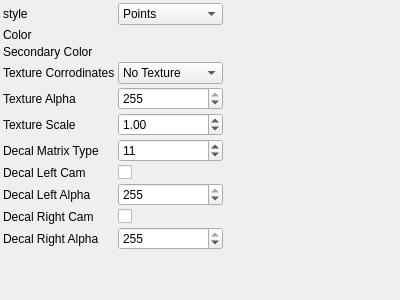
<?xml version="1.0" encoding="UTF-8"?>
<ui version="4.0">
 <class>Draw3dParametersControlWidget</class>
 <widget class="QWidget" name="Draw3dParametersControlWidget">
  <property name="geometry">
   <rect>
    <x>0</x>
    <y>0</y>
    <width>400</width>
    <height>300</height>
   </rect>
  </property>
  <property name="windowTitle">
   <string>Draw3dParameters</string>
  </property>
   <layout class="QGridLayout" name="gridLayout">
    <property name="margin">
     <number>3</number>
    </property>
    <property name="spacing">
     <number>3</number>
    </property>
    <item row="0" column="0">
     <widget class="QLabel" name="label_0">
       <property name="text">
         <string>style</string>
       </property>
     </widget>
    </item>
    <item row="0" column="1">
     <widget class="QComboBox" name="styleComboBox">
       <property name="currentIndex">
         <number>0</number>
       </property>
       <item>
        <property name="text">
         <string>Points</string>
        </property>
       </item>
       <item>
        <property name="text">
         <string>Wireframe</string>
        </property>
       </item>
       <item>
        <property name="text">
         <string>Color</string>
        </property>
       </item>
       <item>
        <property name="text">
         <string>Color 2</string>
        </property>
       </item>
       <item>
        <property name="text">
         <string>Textured</string>
        </property>
       </item>
       <property name="toolTip">
         <string>style</string>
       </property>
     </widget>
    </item>
    <item row="1" column="0">
     <widget class="QLabel" name="label_1">
       <property name="text">
         <string>Color</string>
       </property>
     </widget>
    </item>
    <item row="1" column="1">
     <widget class="RgbColorParametersControlWidget" name="colorControlWidget">
       <property name="toolTip">
         <string>Color</string>
       </property>
     </widget>
    </item>
    <item row="2" column="0">
     <widget class="QLabel" name="label_2">
       <property name="text">
         <string>Secondary Color</string>
       </property>
     </widget>
    </item>
    <item row="2" column="1">
     <widget class="RgbColorParametersControlWidget" name="secondaryColorControlWidget">
       <property name="toolTip">
         <string>Secondary Color</string>
       </property>
     </widget>
    </item>
    <item row="3" column="0">
     <widget class="QLabel" name="label_3">
       <property name="text">
         <string>Texture Corrodinates</string>
       </property>
     </widget>
    </item>
    <item row="3" column="1">
     <widget class="QComboBox" name="textureCorrodinatesComboBox">
       <property name="currentIndex">
         <number>0</number>
       </property>
       <item>
        <property name="text">
         <string>No Texture</string>
        </property>
       </item>
       <item>
        <property name="text">
         <string>Auto Decide</string>
        </property>
       </item>
       <item>
        <property name="text">
         <string>Force Texture</string>
        </property>
       </item>
       <property name="toolTip">
         <string>Texture Corrodinates</string>
       </property>
     </widget>
    </item>
    <item row="4" column="0">
     <widget class="QLabel" name="label_4">
       <property name="text">
         <string>Texture Alpha</string>
       </property>
     </widget>
    </item>
    <item row="4" column="1">
     <widget class="QSpinBox" name="textureAlphaSpinBox">
       <property name="toolTip">
         <string>Texture Alpha</string>
       </property>
       <property name="minimum">
        <number>0</number>
       </property>
       <property name="maximum">
        <number>255</number>
       </property>
       <property name="singleStep">
        <number>1</number>
       </property>
       <property name="value">
        <number>255</number>
       </property>
     </widget>
    </item>
    <item row="5" column="0">
     <widget class="QLabel" name="label_5">
       <property name="text">
         <string>Texture Scale</string>
       </property>
     </widget>
    </item>
    <item row="5" column="1">
     <widget class="QDoubleSpinBox" name="textureScaleSpinBox">
       <property name="toolTip">
         <string>Texture Scale</string>
       </property>
       <property name="minimum">
        <double>0</double>
       </property>
       <property name="maximum">
        <double>2000</double>
       </property>
       <property name="singleStep">
        <double>1</double>
       </property>
       <property name="value">
        <double>1</double>
       </property>
     </widget>
    </item>
    <item row="6" column="0">
     <widget class="QLabel" name="label_6">
       <property name="text">
         <string>Decal Matrix Type</string>
       </property>
     </widget>
    </item>
    <item row="6" column="1">
     <widget class="QSpinBox" name="decalMatrixTypeSpinBox">
       <property name="toolTip">
         <string>Decal Matrix Type</string>
       </property>
       <property name="minimum">
        <number>0</number>
       </property>
       <property name="maximum">
        <number>19</number>
       </property>
       <property name="singleStep">
        <number>1</number>
       </property>
       <property name="value">
        <number>11</number>
       </property>
     </widget>
    </item>
    <item row="7" column="0">
     <widget class="QLabel" name="label_7">
       <property name="text">
         <string>Decal Left Cam</string>
       </property>
     </widget>
    </item>
    <item row="7" column="1">
     <widget class="QCheckBox" name="decalLeftCamCheckBox">
       <property name="toolTip">
         <string>Decal Left Cam</string>
       </property>
     </widget>
    </item>
    <item row="8" column="0">
     <widget class="QLabel" name="label_8">
       <property name="text">
         <string>Decal Left Alpha</string>
       </property>
     </widget>
    </item>
    <item row="8" column="1">
     <widget class="QSpinBox" name="decalLeftAlphaSpinBox">
       <property name="toolTip">
         <string>Decal Left Alpha</string>
       </property>
       <property name="minimum">
        <number>0</number>
       </property>
       <property name="maximum">
        <number>255</number>
       </property>
       <property name="singleStep">
        <number>1</number>
       </property>
       <property name="value">
        <number>255</number>
       </property>
     </widget>
    </item>
    <item row="9" column="0">
     <widget class="QLabel" name="label_9">
       <property name="text">
         <string>Decal Right Cam</string>
       </property>
     </widget>
    </item>
    <item row="9" column="1">
     <widget class="QCheckBox" name="decalRightCamCheckBox">
       <property name="toolTip">
         <string>Decal Right Cam</string>
       </property>
     </widget>
    </item>
    <item row="10" column="0">
     <widget class="QLabel" name="label_10">
       <property name="text">
         <string>Decal Right Alpha</string>
       </property>
     </widget>
    </item>
    <item row="10" column="1">
     <widget class="QSpinBox" name="decalRightAlphaSpinBox">
       <property name="toolTip">
         <string>Decal Right Alpha</string>
       </property>
       <property name="minimum">
        <number>0</number>
       </property>
       <property name="maximum">
        <number>255</number>
       </property>
       <property name="singleStep">
        <number>1</number>
       </property>
       <property name="value">
        <number>255</number>
       </property>
     </widget>
    </item>
   <item row="11" column="0">
    <spacer name="verticalSpacer">
     <property name="orientation">
      <enum>Qt::Vertical</enum>
     </property>
     <property name="sizeHint" stdset="0">
      <size>
       <width>0</width>
       <height>0</height>
      </size>
     </property>
    </spacer>
   </item>
   <item row="11" column="2">
    <spacer name="horizontalSpacer">
     <property name="orientation">
      <enum>Qt::Horizontal</enum>
     </property>
     <property name="sizeHint" stdset="0">
      <size>
       <width>0</width>
       <height>0</height>
      </size>
     </property>
    </spacer>
   </item>
  </layout>
 </widget>
 <layoutdefault spacing="3" margin="3"/>
 <resources/>
 <connections>
  <connection>
   <sender>styleComboBox</sender>
   <signal>currentIndexChanged(int)</signal>
   <receiver>Draw3dParametersControlWidget</receiver>
   <slot>changeParameters()</slot>
  </connection>
  <connection>
   <sender>colorControlWidget</sender>
   <signal>paramsChanged()</signal>
   <receiver>Draw3dParametersControlWidget</receiver>
   <slot>changeParameters()</slot>
  </connection>
  <connection>
   <sender>secondaryColorControlWidget</sender>
   <signal>paramsChanged()</signal>
   <receiver>Draw3dParametersControlWidget</receiver>
   <slot>changeParameters()</slot>
  </connection>
  <connection>
   <sender>textureCorrodinatesComboBox</sender>
   <signal>currentIndexChanged(int)</signal>
   <receiver>Draw3dParametersControlWidget</receiver>
   <slot>changeParameters()</slot>
  </connection>
  <connection>
   <sender>textureAlphaSpinBox</sender>
   <signal>valueChanged(int)</signal>
   <receiver>Draw3dParametersControlWidget</receiver>
   <slot>changeParameters()</slot>
  </connection>
  <connection>
   <sender>textureScaleSpinBox</sender>
   <signal>valueChanged(double)</signal>
   <receiver>Draw3dParametersControlWidget</receiver>
   <slot>changeParameters()</slot>
  </connection>
  <connection>
   <sender>decalMatrixTypeSpinBox</sender>
   <signal>valueChanged(int)</signal>
   <receiver>Draw3dParametersControlWidget</receiver>
   <slot>changeParameters()</slot>
  </connection>
  <connection>
   <sender>decalLeftCamCheckBox</sender>
   <signal>stateChanged(int)</signal>
   <receiver>Draw3dParametersControlWidget</receiver>
   <slot>changeParameters()</slot>
  </connection>
  <connection>
   <sender>decalLeftAlphaSpinBox</sender>
   <signal>valueChanged(int)</signal>
   <receiver>Draw3dParametersControlWidget</receiver>
   <slot>changeParameters()</slot>
  </connection>
  <connection>
   <sender>decalRightCamCheckBox</sender>
   <signal>stateChanged(int)</signal>
   <receiver>Draw3dParametersControlWidget</receiver>
   <slot>changeParameters()</slot>
  </connection>
  <connection>
   <sender>decalRightAlphaSpinBox</sender>
   <signal>valueChanged(int)</signal>
   <receiver>Draw3dParametersControlWidget</receiver>
   <slot>changeParameters()</slot>
  </connection>
 </connections>
 <slots>
  <slot>changeParameters()</slot>
 </slots>
 <customwidgets>
  <customwidget>
   <class>RgbColorParametersControlWidget</class>
   <extends>QWidget</extends>
   <header>rgbColorParametersControlWidget.h</header>
   <container>1</container>
  </customwidget>
  <customwidget>
   <class>RgbColorParametersControlWidget</class>
   <extends>QWidget</extends>
   <header>rgbColorParametersControlWidget.h</header>
   <container>1</container>
  </customwidget>
 </customwidgets>
</ui>
